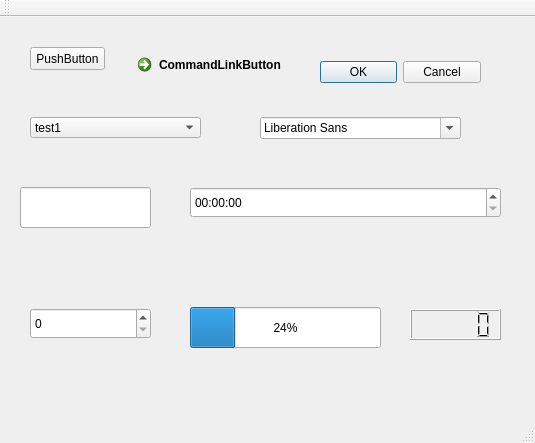
<?xml version="1.0" encoding="UTF-8"?>
<ui version="4.0">
 <class>MainWindow</class>
 <widget class="QMainWindow" name="MainWindow">
  <property name="geometry">
   <rect>
    <x>0</x>
    <y>0</y>
    <width>535</width>
    <height>443</height>
   </rect>
  </property>
  <property name="windowTitle">
   <string>MainWindow</string>
  </property>
  <widget class="QWidget" name="centralWidget">
   <widget class="QPushButton" name="pushButton">
    <property name="geometry">
     <rect>
      <x>30</x>
      <y>30</y>
      <width>75</width>
      <height>23</height>
     </rect>
    </property>
    <property name="text">
     <string>PushButton</string>
    </property>
   </widget>
   <widget class="QCommandLinkButton" name="commandLinkButton">
    <property name="geometry">
     <rect>
      <x>130</x>
      <y>30</y>
      <width>172</width>
      <height>41</height>
     </rect>
    </property>
    <property name="text">
     <string>CommandLinkButton</string>
    </property>
   </widget>
   <widget class="QDialogButtonBox" name="buttonBox">
    <property name="geometry">
     <rect>
      <x>320</x>
      <y>30</y>
      <width>161</width>
      <height>51</height>
     </rect>
    </property>
    <property name="standardButtons">
     <set>QDialogButtonBox::Cancel|QDialogButtonBox::Ok</set>
    </property>
   </widget>
   <widget class="QComboBox" name="comboBox">
    <property name="geometry">
     <rect>
      <x>30</x>
      <y>100</y>
      <width>171</width>
      <height>21</height>
     </rect>
    </property>
    <item>
     <property name="text">
      <string>test1</string>
     </property>
    </item>
    <item>
     <property name="text">
      <string>test2</string>
     </property>
    </item>
   </widget>
   <widget class="QFontComboBox" name="fontComboBox">
    <property name="geometry">
     <rect>
      <x>260</x>
      <y>100</y>
      <width>201</width>
      <height>22</height>
     </rect>
    </property>
   </widget>
   <widget class="QLineEdit" name="lineEdit">
    <property name="geometry">
     <rect>
      <x>20</x>
      <y>170</y>
      <width>131</width>
      <height>41</height>
     </rect>
    </property>
   </widget>
   <widget class="QTimeEdit" name="timeEdit">
    <property name="geometry">
     <rect>
      <x>190</x>
      <y>170</y>
      <width>311</width>
      <height>31</height>
     </rect>
    </property>
   </widget>
   <widget class="QSpinBox" name="spinBox">
    <property name="geometry">
     <rect>
      <x>30</x>
      <y>291</y>
      <width>121</width>
      <height>31</height>
     </rect>
    </property>
   </widget>
   <widget class="QProgressBar" name="progressBar">
    <property name="geometry">
     <rect>
      <x>190</x>
      <y>290</y>
      <width>191</width>
      <height>41</height>
     </rect>
    </property>
    <property name="value">
     <number>24</number>
    </property>
   </widget>
   <widget class="QLCDNumber" name="lcdNumber">
    <property name="geometry">
     <rect>
      <x>410</x>
      <y>292</y>
      <width>91</width>
      <height>31</height>
     </rect>
    </property>
   </widget>
  </widget>
  <widget class="QMenuBar" name="menuBar">
   <property name="geometry">
    <rect>
     <x>0</x>
     <y>0</y>
     <width>535</width>
     <height>21</height>
    </rect>
   </property>
  </widget>
  <widget class="QToolBar" name="mainToolBar">
   <attribute name="toolBarArea">
    <enum>TopToolBarArea</enum>
   </attribute>
   <attribute name="toolBarBreak">
    <bool>false</bool>
   </attribute>
  </widget>
  <widget class="QStatusBar" name="statusBar"/>
 </widget>
 <layoutdefault spacing="6" margin="11"/>
 <resources/>
 <connections/>
</ui>
